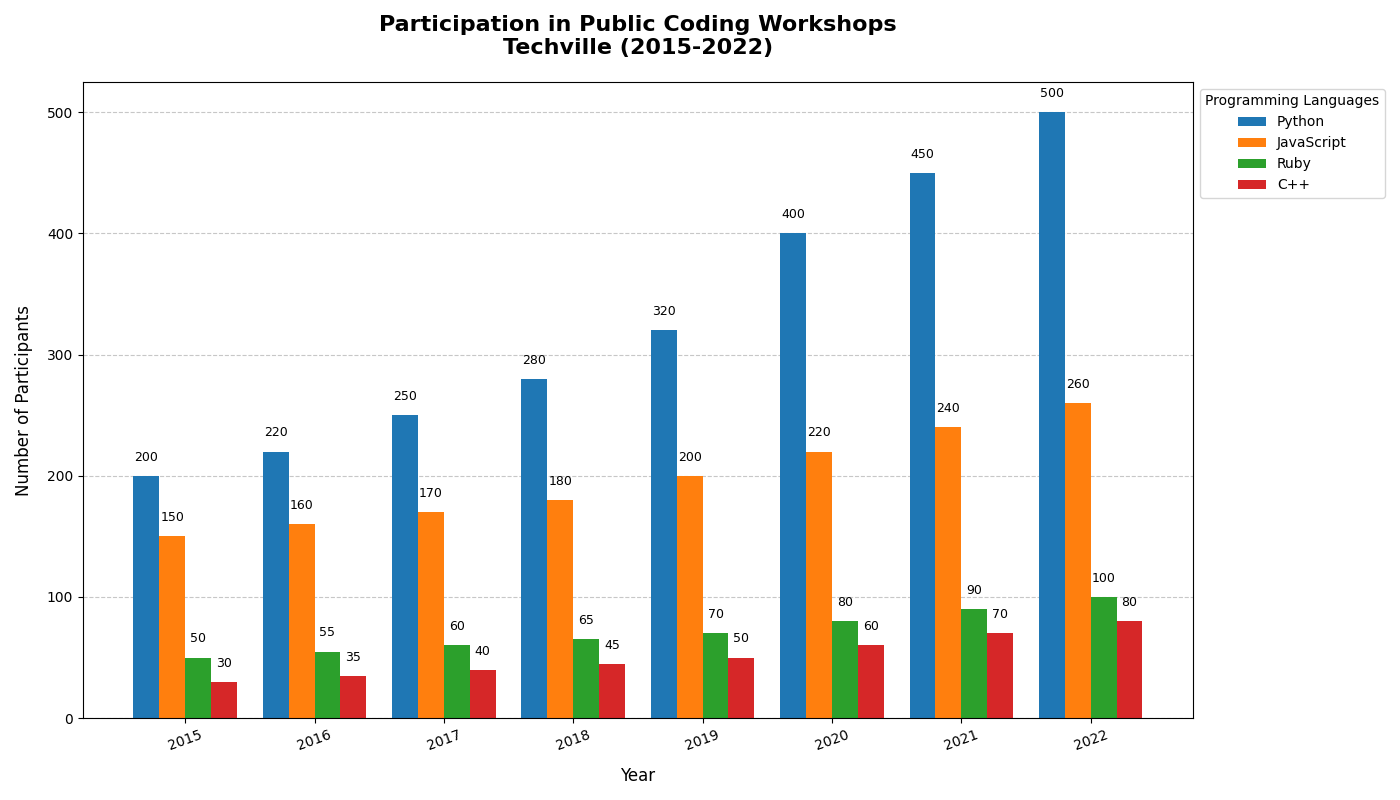

This chart was generated by the following Python code:
import matplotlib.pyplot as plt
import numpy as np

# Backstory:
# The fictional city of "Techville" has introduced various public coding workshops over the years.
# We have data showing the number of participants in these workshops from 2015 to 2022.
# The goal is to visualize the trend over the years and breakdown between different coding languages.

# Data Setup:
years = np.array(['2015', '2016', '2017', '2018', '2019', '2020', '2021', '2022'])
languages = ['Python', 'JavaScript', 'Ruby', 'C++']
participants = np.array([
    [200, 150, 50, 30],   # 2015
    [220, 160, 55, 35],   # 2016
    [250, 170, 60, 40],   # 2017
    [280, 180, 65, 45],   # 2018
    [320, 200, 70, 50],   # 2019
    [400, 220, 80, 60],   # 2020
    [450, 240, 90, 70],   # 2021
    [500, 260, 100, 80],  # 2022
])

# Setup the figure and subplots
fig, ax = plt.subplots(figsize=(14, 8))

# Bar width
bar_width = 0.2

# X positions for groups
x = np.arange(len(years))

# Plot each language's data as separate bars stacked horizontally for each year
for i, language in enumerate(languages):
    ax.bar(x + i * bar_width, participants[:, i], width=bar_width, label=language)

# Add data annotations
for i, year_data in enumerate(participants):
    for j, value in enumerate(year_data):
        ax.text(i + j * bar_width, value + 10, str(value), ha='center', va='bottom', fontsize=9, color='black')

# Set labels, title, and legend
ax.set_xlabel('Year', fontsize=12, labelpad=10)
ax.set_ylabel('Number of Participants', fontsize=12, labelpad=10)
ax.set_title('Participation in Public Coding Workshops\nTechville (2015-2022)', fontsize=16, fontweight='bold', pad=20)
ax.set_xticks(x + bar_width * 1.5)
ax.set_xticklabels(years)
ax.legend(title='Programming Languages', loc='upper left', bbox_to_anchor=(1, 1))

# Rotate x-axis labels for better readability
plt.xticks(rotation=20)

# Add grid lines
ax.yaxis.grid(True, linestyle='--', alpha=0.7)
ax.set_axisbelow(True)

# Automatically adjust layout for clarity
plt.tight_layout()

# Display the plot
plt.show()
